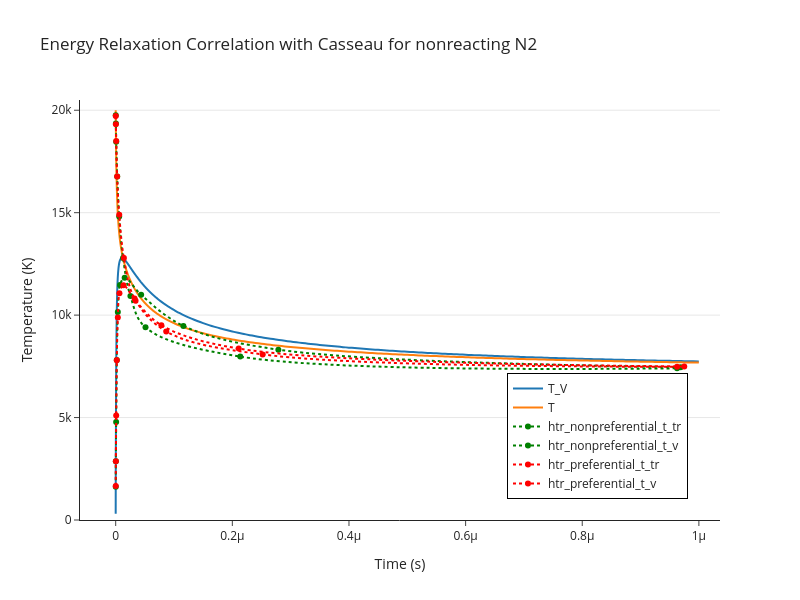

The code cell stored with this chart in its notebook:
### Code cell
from plotly import graph_objects as go
import pandas as pd

# JIT-compiled version of extract_primitives_from_U (needs to be executed once per kernel uptime)
extract_primitives_from_U_jitted = jax.jit(
    equation_manager_utils.extract_primitives_from_U
)

# extract primitives and plot
Y_s, rho, T, T_V, p = jax.vmap(
    extract_primitives_from_U_jitted,
    in_axes=(0, None),
)(U_field, equation_manager)


fig = go.Figure()
fig.add_trace(
    go.Scatter(
        x=t,
        y=T_V[:, 0],
        mode="lines",
        name="T_V",
        line=dict(shape="spline", smoothing=1.0),
    )
)
fig.add_trace(
    go.Scatter(
        x=t, y=T[:, 0], mode="lines", name="T", line=dict(shape="spline", smoothing=1.0)
    )
)

fig.add_hline(y=7623.3, name="T_eq Casseau", line_dash="dash", line_color="black")

# Load and plot reference data from CSV
csv_path = "/home/hhoechter/tum/jaxfluids_internship/experiments/heatbath_0d/williams_figure_1_n2.csv"
df = pd.read_csv(
    csv_path, skiprows=1
)  # Skip the first header row, use X,Y,X,Y... as columns

# Read first row to get the dataset names
with open(csv_path, "r") as f:
    header_line = f.readline().strip()
dataset_names = [name for name in header_line.split(",") if name]

# Group datasets by prefix (e.g., "modified", "hy2foam_default", "monaco")
prefixes = []
for name in dataset_names:
    # Extract prefix by removing _t_v or _t_tr suffix
    if "_t_v" in name:
        prefix = name.replace("_t_v", "")
    elif "_t_tr" in name:
        prefix = name.replace("_t_tr", "")
    else:
        prefix = name
    if prefix not in prefixes:
        prefixes.append(prefix)

# Define colors for each prefix
colors = ["green", "red", "purple", "orange", "brown", "pink"]
prefix_colors = {prefix: colors[i % len(colors)] for i, prefix in enumerate(prefixes)}

# Plot each dataset (columns come in pairs: X, Y for each dataset)
for i, name in enumerate(dataset_names):
    x_col = i * 2  # X column index
    y_col = i * 2 + 1  # Y column index

    if x_col >= len(df.columns) or y_col >= len(df.columns):
        continue

    x_data = pd.to_numeric(df.iloc[:, x_col], errors="coerce").dropna().values
    y_data = pd.to_numeric(df.iloc[:, y_col], errors="coerce").dropna().values

    # Use minimum length in case of mismatched data
    min_len = min(len(x_data), len(y_data))
    x_data = x_data[:min_len]
    y_data = y_data[:min_len]

    # Find prefix for this dataset
    if "_t_v" in name:
        prefix = name.replace("_t_v", "")
    elif "_t_tr" in name:
        prefix = name.replace("_t_tr", "")
    else:
        prefix = name

    fig.add_trace(
        go.Scatter(
            x=x_data,
            y=y_data * 1000,  # Scale Y values (they appear to be in units of 1000 K)
            mode="markers+lines",
            line=dict(dash="dot", smoothing=1.0, shape="spline"),
            name=name,
            marker=dict(color=prefix_colors.get(prefix, "gray")),
        )
    )

fig.update_yaxes(range=[0, 20500], showgrid=True)
fig.update_layout(
    template="simple_white",
    title="Energy Relaxation Correlation with Casseau for nonreacting N2",
    xaxis_title="Time (s)",
    yaxis_title="Temperature (K)",
    legend=dict(
        x=0.95,
        y=0.05,
        xanchor="right",
        yanchor="bottom",
        borderwidth=1,
        bordercolor="black",
    ),
    showlegend=True,
    width=800,
    height=600,
)
fig.show()
fig.update_xaxes(type="log", exponentformat="power", showexponent="all", showgrid=True)
fig.update_xaxes(range=[-10, -6])
fig.show()

# plot normalized species number densities
M = jnp.sum(Y_s * species.molar_masses[None, None, :], axis=2)
n = Y_s[:, 0, :] * rho / M * constants.N_A  # 1/m3
n_tot_init = p_init / (constants.R_universal * T_tr_init) * constants.N_A

palette = ["#1f77b4", "#ff7f0e", "#2ca02c", "#d62728", "#9467bd", "#8c564b"]

fig = go.Figure()
for i, name in enumerate(species.names):
    fig.add_trace(
        go.Scatter(
            x=t,
            y=n[:, i] / n_tot_init,
            mode="lines",
            name=f"{name} mole fraction",
            line=dict(shape="spline", smoothing=1.0, color=palette[i % len(palette)]),
        )
    )

fig.update_xaxes(type="log", exponentformat="power", showexponent="all", showgrid=True)
fig.update_layout(
    template="simple_white",
    title="Species number densities over time",
    xaxis_title="Time (s)",
    yaxis_title="normalized number density",
    legend=dict(
        x=0.95,
        y=0.05,
        xanchor="right",
        yanchor="bottom",
        borderwidth=1,
        bordercolor="black",
    ),
    showlegend=True,
    width=800,
    height=600,
)
fig.update_xaxes(range=[-10, -6])
fig.show()

### Figure 1 — Plotly figure (JSON) as saved in the notebook; plotly's stock layout.template omitted (floating-point values rounded to 4 significant figures; data arrays with more than 128 entries replaced by an {"elided": "..."} marker saying what was removed)
{"data": [{"line": {"shape": "spline", "smoothing": 1}, "mode": "lines", "name": "T_V", "type": "scatter", "x": {"elided": "1090 float values"}, "y": {"elided": "1090 float values"}}, {"line": {"shape": "spline", "smoothing": 1}, "mode": "lines", "name": "T", "type": "scatter", "x": {"elided": "1090 float values"}, "y": {"elided": "1090 float values"}}, {"line": {"dash": "dot", "shape": "spline", "smoothing": 1}, "marker": {"color": "green"}, "mode": "markers+lines", "name": "htr_nonpreferential_t_tr", "type": "scatter", "x": [9.874e-11, 2.889e-10, 8.948e-10, 2.634e-09, 5.978e-09, 1.265e-08, 2.528e-08, 5.116e-08, 2.136e-07, 9.626e-07], "y": [19750.0, 19360.0, 18470.0, 16770.0, 14810.0, 12790.0, 10940.0, 9402.0, 7975.0, 7404.0]}, {"line": {"dash": "dot", "shape": "spline", "smoothing": 1}, "marker": {"color": "green"}, "mode": "markers+lines", "name": "htr_nonpreferential_t_v", "type": "scatter", "x": [9.937e-11, 3.098e-10, 7.781e-10, 1.881e-09, 3.689e-09, 7.419e-09, 1.54e-08, 4.365e-08, 1.161e-07, 2.789e-07, 9.687e-07], "y": [1624.0, 2872.0, 4781.0, 7814.0, 10150.0, 11470.0, 11830.0, 10990.0, 9474.0, 8314.0, 7458.0]}, {"line": {"dash": "dot", "shape": "spline", "smoothing": 1}, "marker": {"color": "red"}, "mode": "markers+lines", "name": "htr_preferential_t_tr", "type": "scatter", "x": [1e-10, 3.177e-10, 9.237e-10, 2.488e-09, 6.093e-09, 1.409e-08, 3.239e-08, 8.668e-08, 2.52e-07, 9.626e-07], "y": [19710.0, 19320.0, 18500.0, 16770.0, 14900.0, 12790.0, 10810.0, 9206.0, 8082.0, 7475.0]}, {"line": {"dash": "dot", "shape": "spline", "smoothing": 1}, "marker": {"color": "red"}, "mode": "markers+lines", "name": "htr_preferential_t_v", "type": "scatter", "x": [1e-10, 3.117e-10, 8.668e-10, 1.834e-09, 3.689e-09, 6.411e-09, 1.331e-08, 3.407e-08, 7.831e-08, 2.109e-07, 9.749e-07], "y": [1659.0, 2872.0, 5103.0, 7797.0, 9884.0, 11060.0, 11450.0, 10700.0, 9509.0, 8368.0, 7493.0]}], "layout": {"height": 600, "legend": {"bordercolor": "black", "borderwidth": 1, "x": 0.95, "xanchor": "right", "y": 0.05, "yanchor": "bottom"}, "shapes": [{"line": {"color": "black", "dash": "dash"}, "name": "T_eq Casseau", "type": "line", "x0": 0, "x1": 1, "xref": "x domain", "y0": 7623.0, "y1": 7623.0, "yref": "y"}], "showlegend": true, "title": {"text": "Energy Relaxation Correlation with Casseau for nonreacting N2"}, "width": 800, "xaxis": {"title": {"text": "Time (s)"}}, "yaxis": {"range": [0, 20500], "showgrid": true, "title": {"text": "Temperature (K)"}}}}
